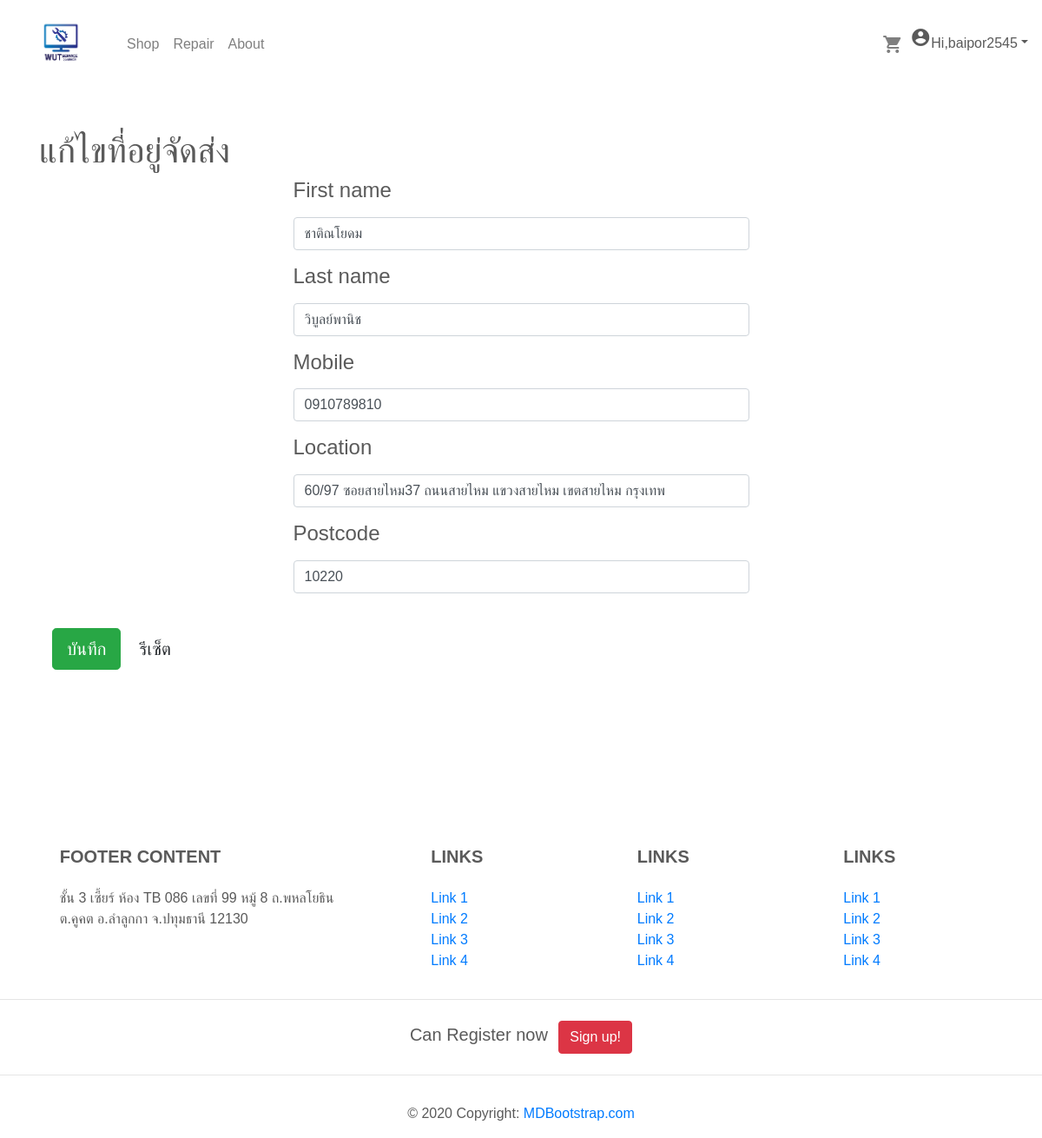
The app's page /address_edit.php (signed in), older data.
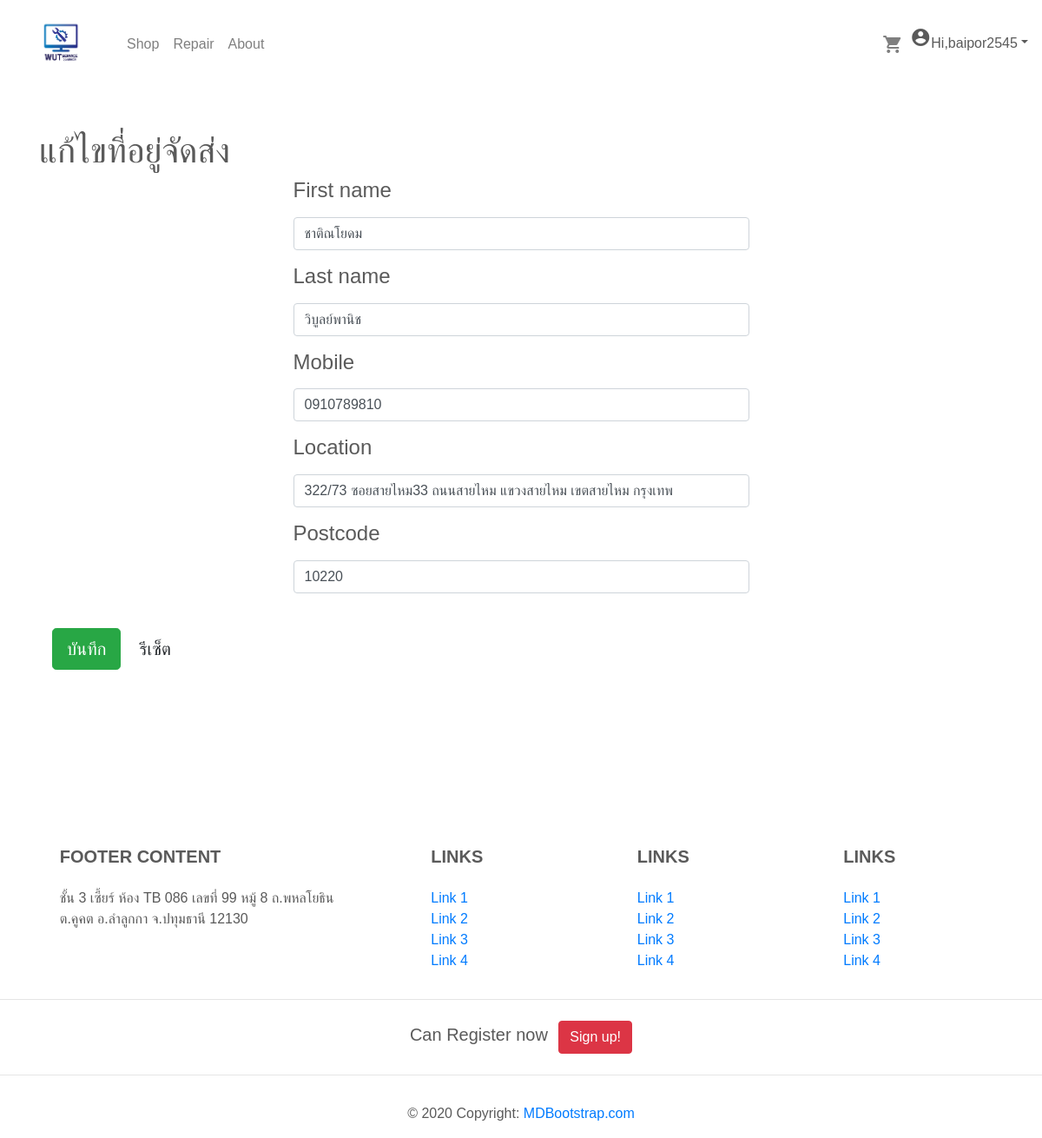
The same page, newer data.
### tables this page shows
CREATE TABLE `useraddress` (
  `ID` int(10) NOT NULL,
  `U_ID` int(10) NOT NULL,
  `F_name` varchar(100) NOT NULL,
  `L_name` varchar(100) NOT NULL,
  `Address` varchar(300) NOT NULL,
  `Tel` varchar(10) NOT NULL,
  `Postcode` varchar(5) NOT NULL
);

### address_edit.php (the view, shortened to what the changed rows need)
<?php
 require "condb.php";
 $uid = $_SESSION['ID'];
 $sql = "SELECT U_ID FROM `useraddress` WHERE U_ID = '$uid' LIMIT 1" ;
	$check_query = mysqli_query($con,$sql);
  $count_id = mysqli_num_rows($check_query);
	if($count_id < 1){
    header("location:address_add.php");
  }
  else{
    $sql2 = "SELECT * FROM `useraddress` WHERE U_ID = '$uid'";
    $result = mysqli_query($con,$sql2);
    $row = mysqli_fetch_array($result);
    $firstname = $row['F_name'];
    $lastname = $row['L_name'];
    $Address = $row['Address'];
    $phone = $row['Tel'];
    $post = $row['Postcode'];
  }
?>
<html>
<head>
    <link rel="stylesheet" href="https://maxcdn.bootstrapcdn.com/bootstrap/4.4.1/css/bootstrap.min.css">
    <link rel="stylesheet" href="css/new3.css">
</head>
<body  img src="img/hallo.jpg">
    <div class="container-md mx-auto my-5">
      <h1>แก้ไขที่อยู่จัดส่ง</h1>
    <form class="form" action="addr_edit.php" method="post" id="AddressForm">
        <div class="form-group">
            <div class="col-md-6 mx-auto">
                <label for="first_name"><h4>First name</h4></label>
                <input type="text" class="form-control" name="first_name" id="first_name"  value="<?php echo $firstname;?>">
            </div>
        </div>
        <div class="form-group">
            <div class="col-md-6 mx-auto">
              <label for="last_name"><h4>Last name</h4></label>
                <input type="text" class="form-control" name="last_name" id="last_name"  value="<?php echo $lastname;?>">
            </div>
        </div>
        <div class="form-group">
            <div class="col-md-6 mx-auto">
                <label for="phone"><h4>Mobile</h4></label>
                <input type="text" class="form-control" name="mobile" id="mobile"  value="<?php echo $phone;?>">
            </div>
        </div>
        <div class="form-group">
            <div class="col-md-6 mx-auto">
                <label for="email"><h4>Location</h4></label>
                <input type="text" class="form-control" name="location" id="location"  value="<?php echo $Address;?>">
            </div>
        </div>
        <div class="form-group">
            <div class="col-md-6 mx-auto">
                <label for="email"><h4>Postcode</h4></label>
                <input type="text" class="form-control" name="postcode" id="postcode"  value="<?php echo $post;?>">
            </div>
        </div>
    </form>
    </div>
</body>
</html>

Row changes from the older to the newer data that the page shows:
changed useraddress "ชาติณโยดม": location "60/97 ซอยสายไหม37 ถนนสายไหม แขวงสายไหม เขตสายไหม กรุงเทพ" → "322/73 ซอยสายไหม33 ถนนสายไหม แขวงสายไหม เขตสายไหม กรุงเทพ"
